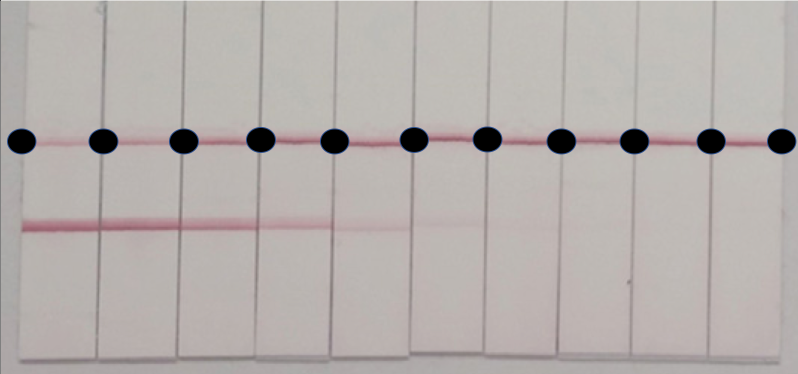
#> input picture src/images/LFT_example2.png, 1595 x 747 px (shown at 1/2 size)
$ python lft_v8.py   (Python 2 division)   (older library calls are emulated)
#> lines starting #> are read from the running program, lines starting #| are printed output that depends on the picture; after the words box and inside, x2 and y2 are one past the last pixel; in counts of white or black regions, pixels touching at a corner belong together; long printed decimals are rounded
import matplotlib.pyplot as plt

import matplotlib.image as mpimg

from matplotlib.figure import Figure

import matplotlib.colors as colors

from matplotlib.cm import ScalarMappable


#from mpl_toolkits.basemap import Basemap

import pandas as pd

from pandas import DataFrame

import matplotlib as mpl


from numpy import exp, loadtxt, pi, sqrt

from lmfit import Model
from lmfit.models import PowerLawModel, ExponentialModel, GaussianModel


import numpy as np

from numpy import arange, sin, pi

from kivy.app import App


from scipy import signal
#from scipy import ndimage

import cv2

from matplotlib.widgets  import RectangleSelector

import matplotlib


from imutils import contours

import imutils


# Required information for each scanned image

Distance_control_test = 164
Distance_control_background = 89
Distance_control_background2 = 239


ROI_test_box_width = 80
ROI_test_box_height = 100

ROI_background_box_width = 80
ROI_background_box_height = 50

ROI_background2_box_width = 80
ROI_background2_box_height = 50


# Upload and resize the scanned image

I_raw = cv2.imread('images/LFT_example2.png')
#> I_raw is the input picture: shape (747, 1595, 3); mean B, G, R 172.6, 175.4, 181.6

#I_resize = cv2.resize(I_raw, (797, 373))


#blur to extract edge

I = cv2.blur(I_raw, (5, 10))


# HSV to extract edge

hsv = cv2.cvtColor(I, cv2.COLOR_BGR2HSV)
#> hsv: shape (747, 1595, 3); mean H, S, V 20.5, 14.2, 181.8


# thresholds to detect test lines as edge extraction by Canny

lower_red = np.array([0,30,150])

upper_red = np.array([180,255,200])


mask = cv2.inRange(hsv, lower_red, upper_red)
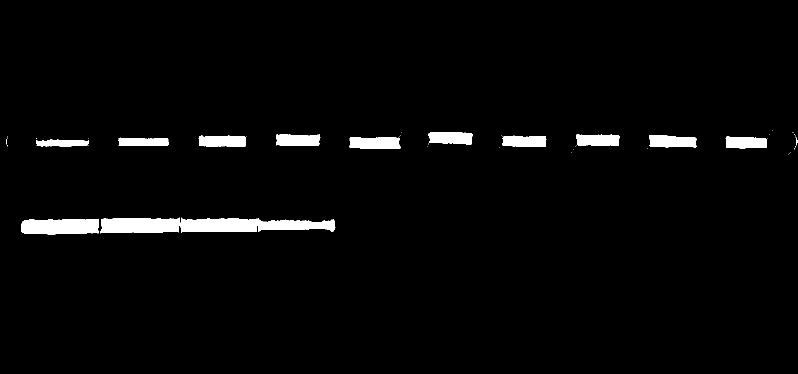
#> mask: shape (747, 1595) (shown at 1/2 size); 2.8% white; 55 white regions (42 under 20 px), largest, box (x1, y1, x2, y2) and area: (201, 435, 671, 467) 10928, (42, 439, 198, 469) 4335, (699, 274, 801, 298) 2198

#res = cv2.bitwise_and(I,I, mask= mask)


# edges by the threshold

edges = cv2.Canny(mask,100,200)
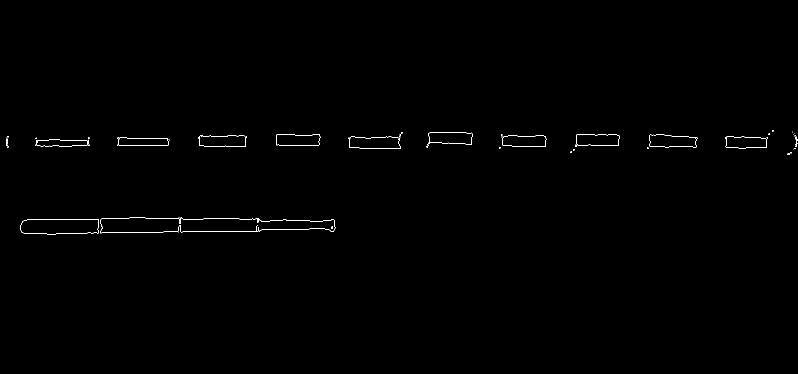
#> edges: shape (747, 1595) (shown at 1/2 size); 0.33% white in thin lines or dots, all inside (x1, y1, x2, y2) = (12, 260, 1595, 469)

copy = edges.copy()


# Find contours for detected portion of the image

rects = []

cnts = cv2.findContours(copy, cv2.RETR_EXTERNAL,cv2.CHAIN_APPROX_SIMPLE)
#> cnts = 52 contours, 44 with area under 20; largest, box (x1, y1, x2, y2) and area: (41, 438, 198, 469) 4327, (1298, 269, 1395, 295) 1985, (396, 270, 494, 293) 1881, (856, 264, 945, 289) 1863, (1150, 268, 1239, 294) 1778, (1450, 272, 1534, 297) 1691, (235, 275, 338, 292) 1451, (361, 435, 671, 464) 30


# sort number for each rectangle from left to right

cnts = cnts[0] if imutils.is_cv2() else cnts[1]

cnts = contours.sort_contours(cnts)[0]


for (i, c) in enumerate(cnts):

    peri = cv2.arcLength(c, True)

    approx = cv2.approxPolyDP(c, 0.04 * peri, True)

    x, y, w, h = cv2.boundingRect(approx)


    if w >= 65 and w <= 110 and h >= 3 and h <= 35:

        # if width and height are enough

        # create rectangle for bounding

        rect = (x, y, w, h)

        #rects.append(rect)


        # compute the center of the rectangles

        centerCoord = (rect[0]+(rect[2]/2), rect[1]+(rect[3]/2))


        # write ellipses from the center of the rectangles

        ellipse_control = cv2.ellipse(I, ((rect[0]+(rect[2]/2), rect[1]+(rect[3]/2)), (5, 5), -1), (255, 0, 0), 3)


        # add number for each rectangle
        coordinate = tuple( sorted(centerCoord) )
        #print (coordinate[1])
        cv2.putText(I, "x:{}".format(coordinate[1]), (rect[0]+(rect[2]/2) - 25, rect[1]+(rect[3]/2) - 20), cv2.FONT_HERSHEY_SIMPLEX, 0.7, (255, 0, 0), 2)

        #Box at test line
        x1, y1 = int(rect[0]+(rect[2]/2) - (ROI_test_box_width/2)), int(rect[1]+(rect[3]/2) + Distance_control_test - (ROI_test_box_height/2))

        x2, y2 = int(rect[0]+(rect[2]/2) + (ROI_test_box_width/2)), int(rect[1]+(rect[3]/2) + Distance_control_test + (ROI_test_box_height/2))


        #Box at background
        x3, y3 = int(rect[0]+(rect[2]/2) - (ROI_background_box_width/2)), int(rect[1]+(rect[3]/2) + Distance_control_background - (ROI_background_box_height/2))
        x4, y4 = int(rect[0]+(rect[2]/2) + (ROI_background_box_width/2)), int(rect[1]+(rect[3]/2) + Distance_control_background + (ROI_background_box_height/2))

        #Box at background
        x5, y5 = int(rect[0]+(rect[2]/2) - (ROI_background2_box_width/2)), int(rect[1]+(rect[3]/2) + Distance_control_background2 - (ROI_background2_box_height/2))
        x6, y6 = int(rect[0]+(rect[2]/2) + (ROI_background2_box_width/2)), int(rect[1]+(rect[3]/2) + Distance_control_background2 + (ROI_background2_box_height/2))

        green = I[:,:,1]


        myAvg = []

        for y in range(int(round(y1)), int(round(y2))):

            myAvg.append(np.mean(green[y,int(round(x1)):int(round(x2))]))


        myAvg2 = []
        for y in range(int(round(y3)), int(round(y4))):
            myAvg2.append(np.mean(green[y,int(round(x3)):int(round(x4))]))

        myAvg3 = []
        for y in range(int(round(y5)), int(round(y6))):
            myAvg3.append(np.mean(green[y,int(round(x5)):int(round(x6))]))

        #plot signal at test line more than 3STD of background
        plt.subplot(221)
        plt.plot([1-x for x in myAvg] - (np.mean([1-x for x in myAvg2]) + np.mean([1-x for x in myAvg3]))/2 - (np.std([1-x for x in myAvg2]) + np.std([1-x for x in myAvg3]))/2*3, label = coordinate[1])

        plt.legend()
        plt.title("Profile at test line")
        plt.xlabel("Pixels")
        plt.ylabel("Pixel intensity")

        #integrate and plot results
        results = np.trapz([1-x for x in myAvg] - (np.mean([1-x for x in myAvg2]) + np.mean([1-x for x in myAvg3]))/2 - (np.std([1-x for x in myAvg2]) + np.std([1-x for x in myAvg3]))/2*3)
        print results
        plt.subplot(222)
        plt.scatter([coordinate[1]], results)
        plt.title("Integrated signal intensity")
        plt.xlabel("x-coordinate (pixel)")
        plt.ylabel("Integrated signal intensity")


        # write ROI at test line and background, based on the center of the control line

        ROI_test_box = cv2.rectangle(I,(int(rect[0]+(rect[2]/2) - (ROI_test_box_width/2)),int(rect[1]+(rect[3]/2) + Distance_control_test - (ROI_test_box_height/2))),(int(rect[0]+(rect[2]/2) + (ROI_test_box_width/2)),int(rect[1]+(rect[3]/2) + Distance_control_test + (ROI_test_box_height/2))),(255,255,51),2)

        ROI_background_box = cv2.rectangle(I,(int(rect[0]+(rect[2]/2) - (ROI_background_box_width/2)),int(rect[1]+(rect[3]/2) + Distance_control_background - (ROI_background_box_height/2))),(int(rect[0]+(rect[2]/2) + (ROI_background_box_width/2)),int(rect[1]+(rect[3]/2) + Distance_control_background + (ROI_background_box_height/2))),(0,0,0),1)

        ROI_background2_box = cv2.rectangle(I,(int(rect[0]+(rect[2]/2) - (ROI_background2_box_width/2)),int(rect[1]+(rect[3]/2) + Distance_control_background2 - (ROI_background2_box_height/2))),(int(rect[0]+(rect[2]/2) + (ROI_background2_box_width/2)),int(rect[1]+(rect[3]/2) + Distance_control_background2 + (ROI_background_box_height/2))),(0,0,0),1)

        # [15 lines of commented-out code are left out]


        plt.subplot(223)
        plt.imshow(cv2.cvtColor(I_raw, cv2.COLOR_BGR2RGB))
        plt.title("Raw image")
        plt.xlabel("x-coordinate (pixel)")
        plt.ylabel("y-coordinate (pixel)")

        plt.subplot(224)
        plt.imshow(cv2.cvtColor(I, cv2.COLOR_BGR2HSV))
        plt.title("ROI on image")
        plt.xlabel("x-coordinate (pixel)")
        plt.ylabel("y-coordinate (pixel)")
#> this loop made 52 passes
#> (peri, approx, x, w, h, centerCoord, coordinate) on passes 14, 18, 28, 36, 38, 39: (252.4, [[235, 275], [235, 291], [337, 288], [334, 276]], 235, 103, 17, (286, 283), (283, 286)), (243.6, [[396, 275], [399, 291], [491, 292], [493, 272]], 396, 98, 21, (445, 282), (282, 445)), (231.6, [[856, 268], [857, 287], [943, 288], [942, 265]], 856, 88, 24, (900, 277), (277, 900)), (231.6, [[1152, 270], [1150, 293], [1237, 290], [1233, 269]], 1150, 88, 25, (1194, 281), (281, 1194)), (245.6, [[1298, 271], [1299, 292], [1392, 294], [1394, 275]], 1298, 97, 24, (1346, 283), (283, 1346)), (208.3, [[1450, 275], [1452, 294], [1533, 295], [1530, 276]], 1450, 84, 21, (1492, 285), (285, 1492))
#> (peri, x, w, h, centerCoord, coordinate, x1) on passes 20, 22, 32: (440.5, 552, 89, 23, (596, 279), (279, 596), 556), (511.8, 697, 104, 23, (749, 286), (286, 749), 709), (426.8, 1004, 88, 23, (1048, 282), (282, 1048), 1008)
#| 1543.526
#| 1421.562
#| 1084.525
#| 647.152
#| 287.474
#| 135.236
#| -58.558
#| -104.783
#> (further printed lines are left out)
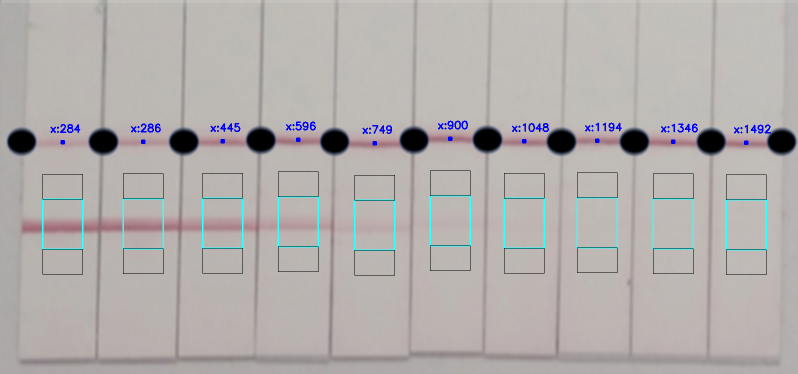
#> I: shape (747, 1595, 3) (shown at 1/2 size); mean B, G, R 172.8, 174.4, 178.9


plt.show()
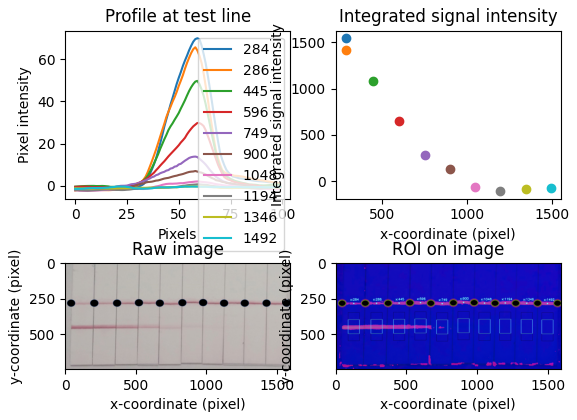
#> figure drawn by matplotlib, 4 panels; panel 1: curve peaks at x = 59, y = 70.01; panel 1: curve peaks at x = 58, y = 65.71; panel 1: curve peaks at x = 59, y = 49.77
